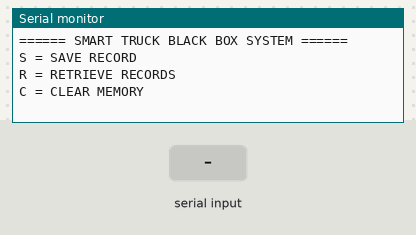
The sketch below on a simulated Arduino Uno, built for the host (arithmetic inside an expression is 32-bit, double 64-bit). Shown: the last lines printed to the serial monitor. Inputs (shaded band) come from the test bench. EEPROM starts erased.

Above: at 1.2 s.
1.3 s: "S" received over Serial
At 1.6 s:
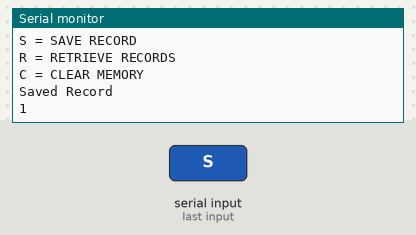
2.8 s: "R" received over Serial
At 3.9 s:
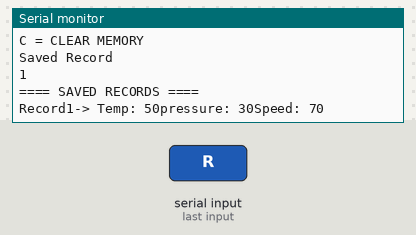
4.3 s: "C" received over Serial
At 5.3 s:
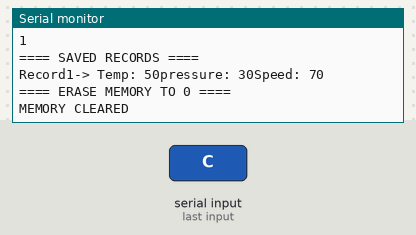

Measured:
- after the input at 1.3 s, the serial monitor: prints a new line at once (image 1)
- after the input at 2.8 s, the serial monitor: prints a new line at once (image 2)
- after the input at 4.3 s, the serial monitor: prints a new line at once (image 3)

The sketch:

main.ino
```cpp
#include <Arduino.h>
#include <EEPROM.h>

const int EEPROM_SIZE = 32;
int recordIndex = 0;
const int maxRecords = 5;

void setup(){
  Serial.begin(9600);
  EEPROM.begin(EEPROM_SIZE);
  Serial.println("====== SMART TRUCK BLACK BOX SYSTEM ======");
  Serial.println("S = SAVE RECORD ");
  Serial.println("R = RETRIEVE RECORDS");
  Serial.println("C = CLEAR MEMORY");


}

void loop(){
  if(Serial.available () > 0){
    char input = Serial.read();

    if(input == 'S'){
      if(recordIndex < maxRecords){
        int address = recordIndex * 3;

        int temp = 50 + recordIndex * 2;
        int pressure = 30 - recordIndex;
        int speed = 70 + recordIndex * 5;

        EEPROM.write(address, temp);
        EEPROM.write(address + 1, pressure);
        EEPROM.write(address + 2, speed);
        EEPROM.commit();

        Serial.println("Saved Record ");
        Serial.println(recordIndex + 1);

        recordIndex++;

      }
      else {
        Serial.println("MEMORY FULL");
      }
    } else
    //============= READ SAVED RECORDS ============
    if(input == 'R'){
      Serial.println("==== SAVED RECORDS ====");
      for(int i = 0; i < recordIndex; i++){
        int address = i * 3;

        int temp = EEPROM.read(address);
        int pressure = EEPROM.read(address + 1);
        int speed = EEPROM.read(address + 2);

        Serial.print("Record");
        Serial.print(i + 1);
        Serial.print("-> Temp: ");
        Serial.print(temp);
        Serial.print("pressure: ");
        Serial.print(pressure);
        Serial.print("Speed: ");
        Serial.println(speed);

        if(temp > 50){
          Serial.println("WARNING: OVERHEAT");

        }

        if (pressure < 20){
          Serial.println("WARNING: LOW PRESSURE");

        }

        if(speed > 90){
          Serial.println("WARNING: OVERSPEED");

        }


      }


    }
    //=========== CLEAR MEMORY ===========
    else if(input == 'C'){
      Serial.println("==== ERASE MEMORY TO 0 ====");
      for(int i = 0; i < EEPROM_SIZE; i++){
        EEPROM.write(i, 0);

      }
      EEPROM.commit();

      recordIndex = 0;

      Serial.println("MEMORY CLEARED");
    }
  }

}
```
